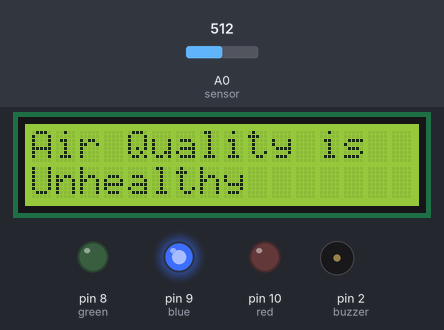
Bench run of a sketch on a simulated Arduino Uno, built with avr-gcc and run on an emulated ATmega328P. Shown: 16×2 character LCD, output pins drawn as LEDs (lit = HIGH), buzzer (waves = sounding). The test bench sets the inputs (shaded band); at power-on: A0 (sensor) = 512. What the sketch prints to the serial monitor is not drawn.

Above: at 3.2 s.
3.3 s: A0 (sensor) set to 710
At 4.0 s:
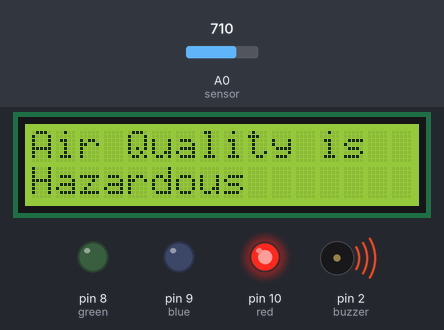
4.9 s: A0 (sensor) set to 310
At 6.7 s:
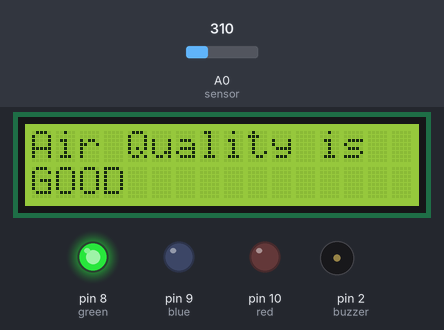
7.0 s: A0 (sensor) set to 328
At 8.2 s:
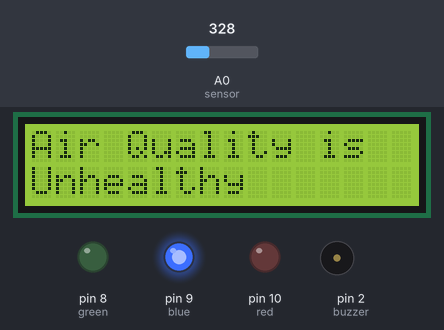
9.8 s: A0 (sensor) set to 716
At 10.28 s:
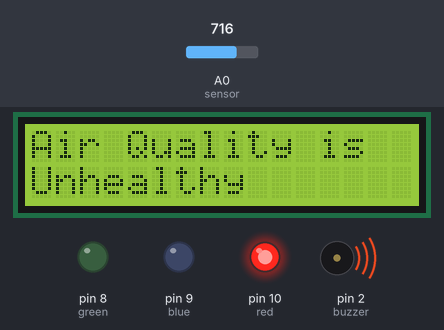
11.8 s: A0 (sensor) set to 306
At 12.35 s:
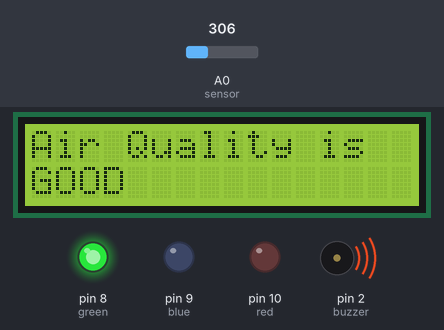
13.9 s: A0 (sensor) set to 900
At 14.03 s:
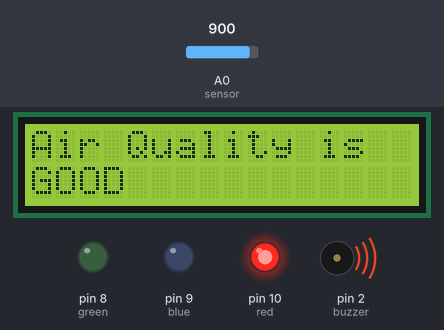
Timing chart, 0 to 16.9 s (numbered marks = the images above; inputs shaded):
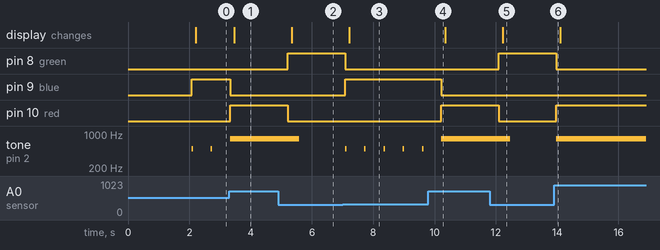

The sketch:

main.ino
```cpp
#include <Adafruit_LiquidCrystal.h>

Adafruit_LiquidCrystal lcd(0);
int sensor = A0;
int buzzer = 2;
int red = 10;
int green = 8;
int blue = 9;
int gasLevel = 0;
String quality = "";

void setup() {

  Serial.begin(9600);
  pinMode(buzzer, OUTPUT);
  pinMode(sensor, INPUT);
  pinMode(red, OUTPUT);
  pinMode(green, OUTPUT);
  pinMode(blue, OUTPUT);
  lcd.begin(16, 2);
  lcd.clear();
  lcd.setBacklight(1);
  lcd.setCursor(0, 1);
  lcd.print("KALA-KRITI");
  delay(2000);
}

void loop() {

  gasLevel = analogRead(sensor);
  Serial.print(" Gas Level:");
  Serial.println(gasLevel);
  digitalWrite (green, LOW);
  digitalWrite (red, LOW);
  digitalWrite (blue, LOW);
  digitalWrite (buzzer, LOW);

  if (gasLevel <= 320) {
    quality = "GOOD";
    digitalWrite (green, HIGH);
    delay(100);
  }

  else if (gasLevel > 320 and gasLevel < 700) {
    quality = "Unhealthy";
    digitalWrite (blue, HIGH);
    tone(buzzer, 500, 50);
    delay(100);
  }

  else if (gasLevel > 700) {
    quality = "Hazardous ";
    digitalWrite (red, HIGH);
    tone( buzzer, 800, 1000);
    delay(100);
  }

  lcd.clear();
  lcd.setBacklight(1);
  lcd.setCursor(0, 0);
  lcd.print("Air Quality is");
  lcd.setCursor(0, 1);
  lcd.print(quality);
  delay(500);
}
```

Measured:
- the behaviour switches between 320 and 321 on A0 (sensor) (found by bisection; images 2 and 3)
- after the input at 3.3 s, pin 9 (blue): HIGH → LOW at once; pin 10 (red): LOW → HIGH at once; the display: changes after 0.16 s (image 1)
- after the input at 4.9 s, pin 8 (green): LOW → HIGH after 0.32 s; pin 10 (red): HIGH → LOW after 0.32 s; tone on pin 2 (buzzer): 800 Hz → silent after 0.69 s; the display: changes after 0.44 s (image 2)
- after the input at 7.0 s, pin 8 (green): HIGH → LOW after 0.08 s; pin 9 (blue): LOW → HIGH after 0.08 s; tone on pin 2 (buzzer): alternates 500 Hz for 0.05 s and silent for 0.58 s, starting after 0.08 s; the display: changes after 0.21 s (image 3)
- after the input at 9.8 s, pin 9 (blue): HIGH → LOW after 0.42 s; pin 10 (red): LOW → HIGH after 0.42 s
- after the input at 11.8 s, pin 8 (green): LOW → HIGH after 0.30 s; pin 10 (red): HIGH → LOW after 0.30 s; tone on pin 2 (buzzer): 800 Hz → silent after 0.68 s; the display: changes after 0.43 s (image 5)
- after the input at 13.9 s, pin 8 (green): HIGH → LOW after 0.07 s; pin 10 (red): LOW → HIGH after 0.07 s; tone on pin 2 (buzzer): silent → 800 Hz after 0.07 s
